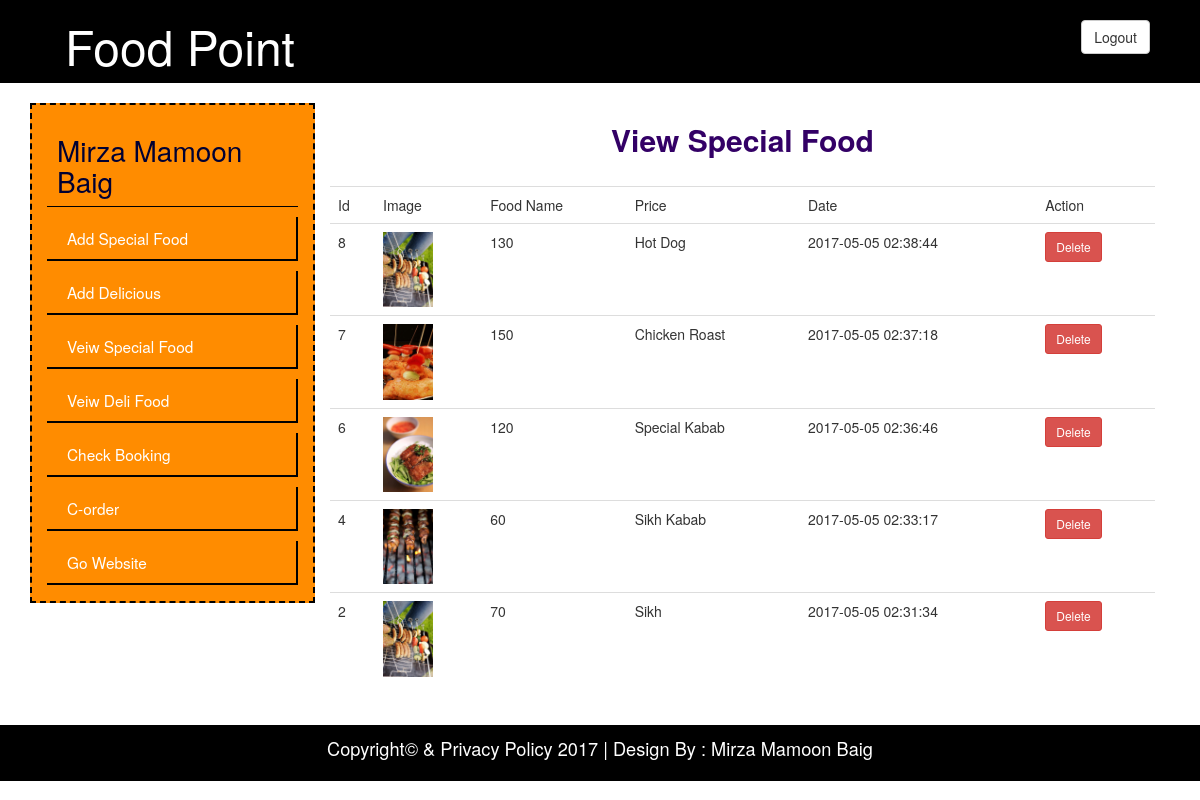
The app's page /admin_area/view_special_food.php (signed in) with its own data.
### tables this page shows
CREATE TABLE IF NOT EXISTS `specialfood` (
  `id` int(11) NOT NULL AUTO_INCREMENT,
  `image` varchar(100) NOT NULL,
  `foodn` varchar(50) NOT NULL,
  `price` varchar(20) NOT NULL,
  `desc` varchar(300) NOT NULL,
  `date` datetime NOT NULL,
  PRIMARY KEY (`id`),
  UNIQUE KEY `id` (`id`)
);

### admin_area/view_special_food.php (the view)
<?php
include("header.php");
include("sidebar.php");
?>
<div class="col-md-9" align="center">
<h2 align="center" id="wl">View Special Food</h2><br>
<table width="500" border="0" class="table table-hover ">
  <tr class="table_c">
    <td>Id</td>
    <td>Image</td>
    <td>Food Name</td>
    <td>Price</td>
    <td>Date</td>
    <td>Action</td>
  </tr>
  <?php
  $sql=mysqli_query($con,"select * from `specialfood` ORDER BY id DESC") or die (mysqli_error());
 while( $row=mysqli_fetch_array($sql)){
  ?>
  <tr class="table_c">
    <td><?php echo $row[0];?></td>
    <td><img src="special_food_img/<?php echo $row[1];?>" width="50"></td>
    <td><?php echo $row[3];?></td>
    <td><?php echo $row[2];?></td>
    <td><?php echo $row[5];?></td>
    <td>
    <a href="delete.php?id=<?php echo $row[0];?>" class="btn btn-danger btn-sm">Delete</a>
    </td>
    <?php }?>
  </tr>
</table>
</div>
</div>
<br>
<?php
include("footer.php");
?>

### admin_area/header.php (style rules this page uses)
#wl { color:#306; font-weight:bold; }

### records on screen
specialfood: id "8", image (picture), price "130", foodn "Hot Dog", date "2017-05-05 02:38:44"
specialfood: id "7", image (picture), price "150", foodn "Chicken Roast", date "2017-05-05 02:37:18"
specialfood: id "6", image (picture), price "120", foodn "Special Kabab", date "2017-05-05 02:36:46"
specialfood: id "4", image (picture), price "60", foodn "Sikh Kabab", date "2017-05-05 02:33:17"
specialfood: id "2", image (picture), price "70", foodn "Sikh", date "2017-05-05 02:31:34"

### other values on screen
$_SESSION['admin'] "Mirza Mamoon Baig"
